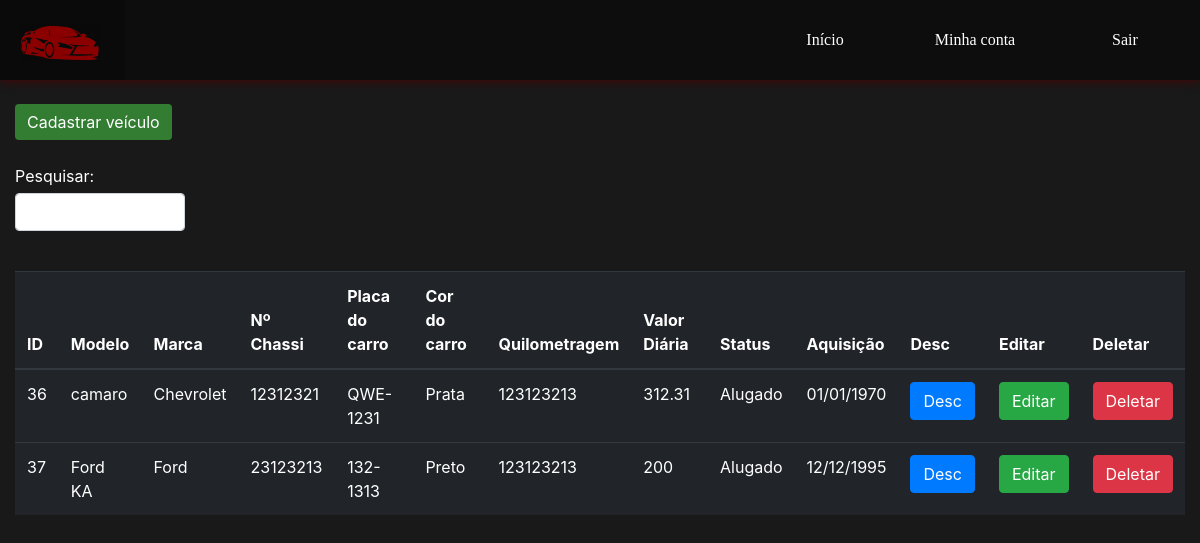
Before: /veiculo.php (signed in) with the older database file.
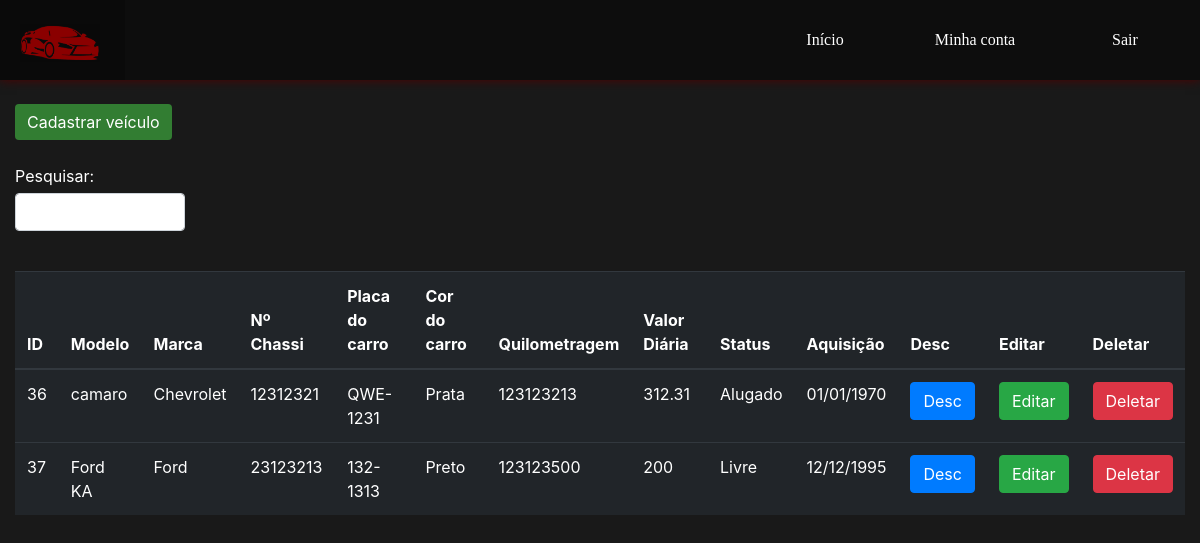
After: the same page with the newer database file.
### tables this page shows
CREATE TABLE `veiculo` (
  `idVeiculo` int(11) NOT NULL,
  `numero_chassi` varchar(45) DEFAULT NULL,
  `idModelo` int(11) NOT NULL,
  `status_carro` varchar(45) DEFAULT NULL,
  `placa_carro` varchar(45) DEFAULT NULL,
  `cor_carro` varchar(45) DEFAULT NULL,
  `data_aquisicao` date DEFAULT NULL,
  `quilometragem_veiculo` varchar(45) DEFAULT NULL,
  `valor_diaria` float DEFAULT NULL,
  `valor_km` float DEFAULT NULL
);

CREATE TABLE `modelo_carro` (
  `idModelo` int(11) NOT NULL,
  `nome_modelo` varchar(45) DEFAULT NULL,
  `idMarca` int(11) NOT NULL,
  `descricao_modelo` varchar(45) DEFAULT NULL
);

CREATE TABLE `marca_carro` (
  `idMarca` int(11) NOT NULL,
  `nome_marca` varchar(45) DEFAULT NULL
);

### classes/automovel.php (called while the page is built, shortened)
<?php
class automovel {
		private $banco;
	public function __construct(){
		$this->banco = new banco();
	}
	public function listar(){
		$stmt = $this->banco->prepare("
	SELECT
   		v.idVeiculo,
   		mc.idModelo,
   		v.numero_chassi,
   		mc.nome_modelo,
   		mcc.nome_marca,
   		v.placa_carro,
   		v.cor_carro,
   		v.data_aquisicao,
   		v.quilometragem_veiculo,
   		v.valor_diaria,
   		v.status_carro
	FROM
   		veiculo v
   	INNER JOIN
   		modelo_carro mc ON mc.idModelo = v.idModelo
   	INNER JOIN
   		marca_carro mcc ON mcc.idMarca = mc.idMarca");
		$stmt->execute();
		$resultado = $stmt->fetchALL(PDO::FETCH_ASSOC);
		return $resultado;
	}
}
?>

### veiculo.php (the view, shortened to what this page needs)
<?php
include ("html/layout-default/top.php");
require ("classes/automovel.php");
$veiculo = new automovel();
?>
<div class="container-fluid">
  <div class="row">
    <div class="col-md-2 mt-4">
      <button id="btn_cadastro" type="button" class="btn btn-primary" data-toggle="modal" data-target="#modal_cadastro">
      Cadastrar veículo
      </button><br>
    </div>
  </div>
    <div class="row mt-4"">
      <div class="col-md-2">
        <div class="form-group">
          <label for="pesquisa_carro">Pesquisar: </label>
          <input type="text" class="form-control" id="pesquisa_carro">
         </div>
      </div>
    </div>
  <?php $veiculo_view = $veiculo->listar(); ?>
  <div class="row">
    <div class="col-md-12 mt-4 responsive-table">
          <table id="table_carro" class="table table-dark">
             <thead>
              <tr>
                <th scope="col">ID</th>
                <th scope="col">Modelo</th>
                <th scope="col">Marca</th>
                <th scope="col">Nº Chassi</th>
                <th scope="col">Placa do carro</th>
                <th scope="col">Cor do carro</th>
                <th scope="col">Quilometragem</th>
                <th scope="col">Valor Diária</th>
                <th scope="col">Status</th>
                 <th scope="col">Aquisição</th>
                <th scope="col">Desc</th>
                <th scope="col">Editar</th>
                <th scope="col">Deletar</th>
              </tr>
            </thead>
            <tbody>
              <?php
                  $buffer = '';
              foreach ($veiculo_view as $key => $value) {
                  $buffer.= '<tr>';
                  $buffer.= '<td>'.$value['idVeiculo'].' </td>';
                  $buffer.=' <td>'.$value['nome_modelo'].' </td>';
                  $buffer.= '<td>'.$value['nome_marca'].' </td>';
                  $buffer.= '<td>'.$value['numero_chassi'].'</td>';
                  $buffer.= '<td>'.$value['placa_carro'].'</td>';
                  $buffer.= ' <td>'.$value['cor_carro'].'</td>';
                  $buffer.= '<td>'.$value['quilometragem_veiculo'].'</td>';
                  $buffer.= ' <td>'.$value['valor_diaria'].'</td>';
                  if($value['status_carro'] == 1 ){
                   $buffer.= ' <td> Livre </td>';
                  } else if($value['status_carro'] == 2){
                    $buffer.= ' <td> Alugado </td>';
                  } else if($value['status_carro'] == 3){
                    $buffer.= ' <td> inativo </td>';
                  }
                  $data_formatada_view = date('d/m/Y', strtotime($value['data_aquisicao']));
                  $buffer.= ' <td>'.$data_formatada_view.'</td>';
                  $buffer.= '<td> <button value="'.$value['idModelo'].'" class="desc_mod btn btn-primary"> Desc </button> </td>';
                  $buffer.= '<td> <button value="'.$value['idVeiculo'].'" class="edt_veic btn btn-success"> Editar </button> </td>';
                  $buffer.= '<td> <button value="'.$value['idVeiculo'].'" class="dlt_veic btn btn-danger"> Deletar </button> </td>';
                  $buffer.= '</tr>';
              }
              echo $buffer;
              ?>
            </tbody>
          </table>
    </div>
  </div>
</div>

### html/layout-default/top.php (shortened to what this page needs)
<!DOCTYPE html>
<html lang="pt-br">
<head>
	<link rel="stylesheet" href="css/layout-default.css">
		<link href="https://stackpath.bootstrapcdn.com/bootstrap/4.1.3/css/bootstrap.min.css" rel="stylesheet">
	<link rel="stylesheet" href="css/layout_custom.css">
</head>
<body>
	<header>
		<div id="banner">
			<a href="./index.php">
				<div id="bannerImg">
					<img src="./imgs/logo.png" style="width:80px; height:38px; margin:24px 0px 0px 20px">
				</div>
			</a>
		</div>
	</header>
	<?php
		if(isset($_SESSION['user'])){
	?>
	<nav id="nav">
		<ul>
			<li><a href="index.php">Início</a></li>
			<li><a href="">Minha conta</a></li>
			<li><a href="./php/logout.php">Sair</a></li>
		</ul>
	</nav>
	<?php
		}
	?>

### css/layout-default.css (style rules this page uses)
body { margin:0; width:100%; height:100%; background-color:rgb(25,25,25) !important; position:absolute; color:rgb(255,255,255) !important; }
label { margin-bottom:5px !important; }
#banner { background-color:rgb(13,13,13); width:100%; height:80px; box-shadow:0px 0px 10px 0px rgb(80,0,0); position:relative; z-index:2; }
#bannerImg { background-color:rgb(13,13,13); width:125px; height:80px; position:absolute; z-index:3; }
#nav { position:absolute; z-index:3; right:0px; top:0px; }
#nav ul { margin:0; padding:0; float:left; list-style:none; }
#nav li { background-color:rgb(13,13,13); float:left; text-align:center; width:150px; line-height:80px; }
#nav a { display:block; color:rgb(255,255,255); font-family:cursive; width:150px; line-height:80px; }
#btn_cadastro, #btn_cadastro_aluguel { background-color:rgb(50,125,50); border:none; box-shadow:none; }
.responsive-table { overflow-x:auto; }

Changed rows visible on the page:
changed veiculo "Preto": quilometragem_veiculo "123123213" → "123123500"; status_carro "Alugado" → "Livre"
